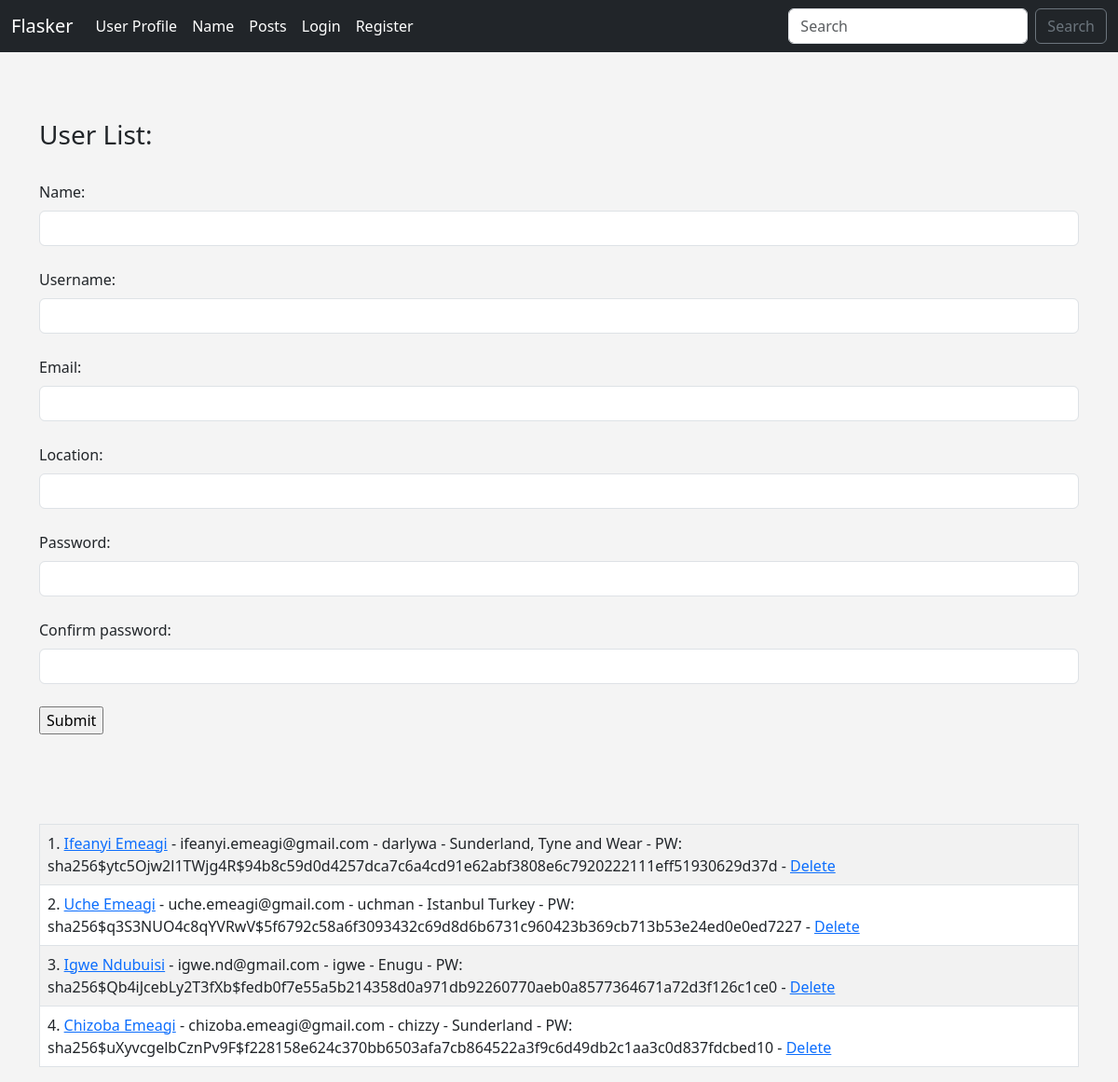
Screenshot of /user/add with the database file from the repository.
### app.py (models this page shows, shortened)
class Users(db.Model, UserMixin):
    id = db.Column(db.Integer, primary_key=True)
    name = db.Column(db.String(200), nullable=False)
    username = db.Column(db.String(20), nullable=False, unique=True)
    email = db.Column(db.String(120), nullable=False, unique=True)
    location = db.Column(db.String(120))
    date_added = db.Column(db.DateTime, default=datetime.utcnow)
    password_hash = db.Column(db.String(128))
    profile_pic = db.Column(db.String(250), nullable=True)
    posts = db.relationship('Posts_blog', backref='poster')
    @property
    def password(self):
        raise AttributeError("password is not a readable attribute.")

### app.py (the view, shortened to what this page needs)
@app.route("/user/add", methods = ['GET', 'POST'])
def add_user():
    try:
        name = None
        form = UserForm()
        our_users = Users.query.order_by(Users.date_added)
        return render_template("add_user.html",
                               form = form,
                               name = name,
                               our_users = our_users
                               )
    except:
        flash("User creation failed, please try again")
        our_users = Users.query.order_by(Users.date_added)
        return render_template("add_user.html",
                               form = form,
                               name = name,
                               our_users = our_users)

### webforms.py
class UserForm(FlaskForm):
    name = StringField("Name:", validators = [DataRequired()])
    username = StringField("Username:", validators = [DataRequired()])
    email = StringField("Email:", validators= [DataRequired()])
    location = StringField("Location:")
    password_hash = PasswordField("Password:", validators=[DataRequired(), EqualTo("password_hash2", message="Passwords must match!")])
    password_hash2 = PasswordField("Confirm password:", validators=[DataRequired()])
    profile_pic = FileField("Profile Picture")
    submit = SubmitField("Submit")

class SearchForm(FlaskForm):
    searched = StringField("Searched", validators=[DataRequired()])
    submit = SubmitField("Submit")

### app.py (called while the page is built)
@app.context_processor
def base():
    form = SearchForm()
    return dict(form=form)

### templates/add_user.html (shortened to what this page needs)
{% extends "base.html" %}
{% block content %}
<br/><br/>
<h3> User List:</h3>
    {% if name %}
        {% for message in get_flashed_messages() %}
        <div class="alert alert-warning alert-dismissible fade show" role="alert">
            {{message}}
            <button type="button" class="btn-close" data-bs-dismiss="alert" aria-label="Close"></button>
        </div>
        {% endfor %}
        <br/>
        <a href="{{ url_for('add_user') }}" class="btn btn-secondary">Add User</a>
        <br/> <br/>
        <table>
        <tr>
        <td>{% for our_user in our_users %}
        {{ our_user.id }}. <a href="{{url_for('update', id =our_user.id)}}">{{ our_user.name }}</a> - {{ our_user.email }} - {{ our_user.username }} - {{ our_user.location }} -
        <a href="{{ url_for('delete', id=our_user.id) }}">Delete</a></tr><br/>
        </tr>
        {% endfor %}
        </table>
    {% else %}
    <br/>
        <form method = "POST">
                {{ form.name.label(class= "form-label") }}
                {{ form.name(class="form-control") }}
                <br/>
                 {{ form.username.label(class= "form-label") }}
                {{ form.username(class="form-control") }}
                <br/>
                {{ form.email.label(class="form-label") }}
                {{form.email(class = "form-control")}}
                <br/>
                {{ form.location.label(class= "form-label") }}
                {{ form.location(class="form-control") }}
                <br/>
                 {{ form.password_hash.label(class= "form-label") }}
                {{ form.password_hash(class="form-control") }}
                <br/>
                 {{ form.password_hash2.label(class= "form-label") }}
                {{ form.password_hash2(class="form-control") }}
                <br/>
                {{ form.submit() }}
        </form>
        <table class="table table-hover table-bordered table-striped">
        {% for our_user in our_users %}
        <tr>
            <td>{{ our_user.id }}.  <a href="{{url_for('update', id =our_user.id)}}">{{ our_user.name }}</a>  - {{ our_user.email }} - {{ our_user.username }} - {{ our_user.location }} - PW: {{ our_user.password_hash }} -
                <a href="{{ url_for('delete', id=our_user.id) }}">Delete</a></td><br/>
      </tr>
        {% endfor %}
        </table>
    {% endif %}
{% endblock %}

### static/css/style.css (style rules this page uses)
body { background-color: #f4f4f4; }

### rows the page displays
Users: id "1", name "Ifeanyi Emeagi", email "ifeanyi.emeagi@gmail.com", username "darlywa", location "Sunderland, Tyne and Wear", password_hash "sha256$ytc5Ojw2l1TWjg4R$94b8c59d0d4257dca7c6a4cd91e62abf3808e6c7920222111eff51930629d37d"
Users: id "2", name "Uche Emeagi", email "uche.emeagi@gmail.com", username "uchman", location "Istanbul Turkey", password_hash "sha256$q3S3NUO4c8qYVRwV$5f6792c58a6f3093432c69d8d6b6731c960423b369cb713b53e24ed0e0ed7227"
Users: id "3", name "Igwe Ndubuisi", email "igwe.nd@gmail.com", username "igwe", location "Enugu", password_hash "sha256$Qb4iJcebLy2T3fXb$fedb0f7e55a5b214358d0a971db92260770aeb0a8577364671a72d3f126c1ce0"
Users: id "4", name "Chizoba Emeagi", email "chizoba.emeagi@gmail.com", username "chizzy", location "Sunderland", password_hash "sha256$uXyvcgelbCznPv9F$f228158e624c370bb6503afa7cb864522a3f9c6d49db2c1aa3c0d837fdcbed10"
